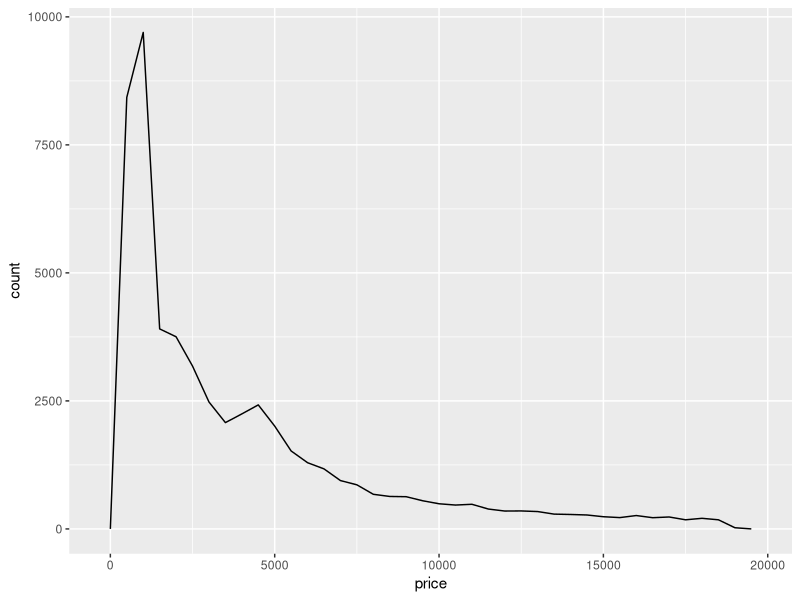
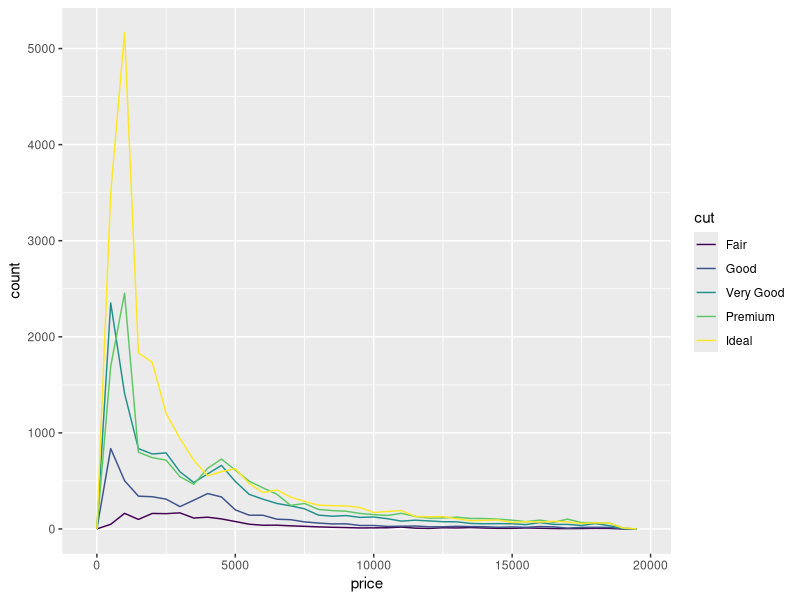
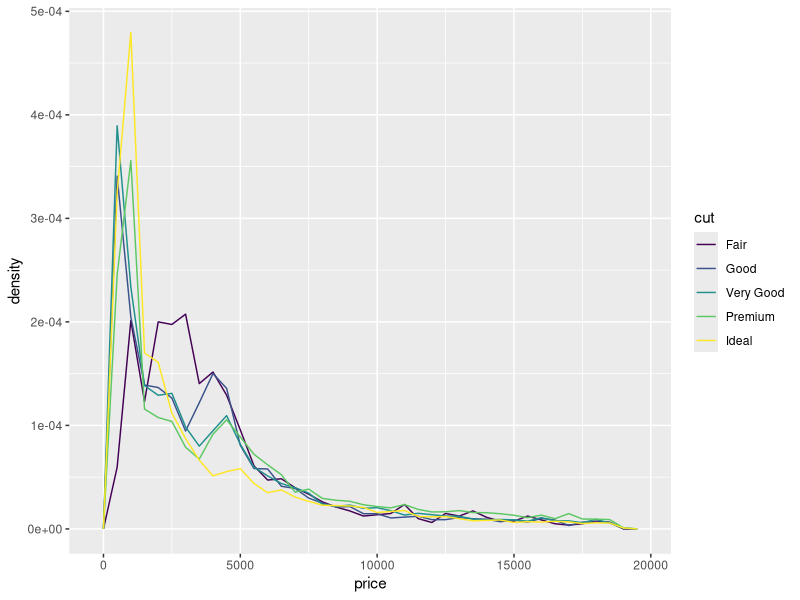
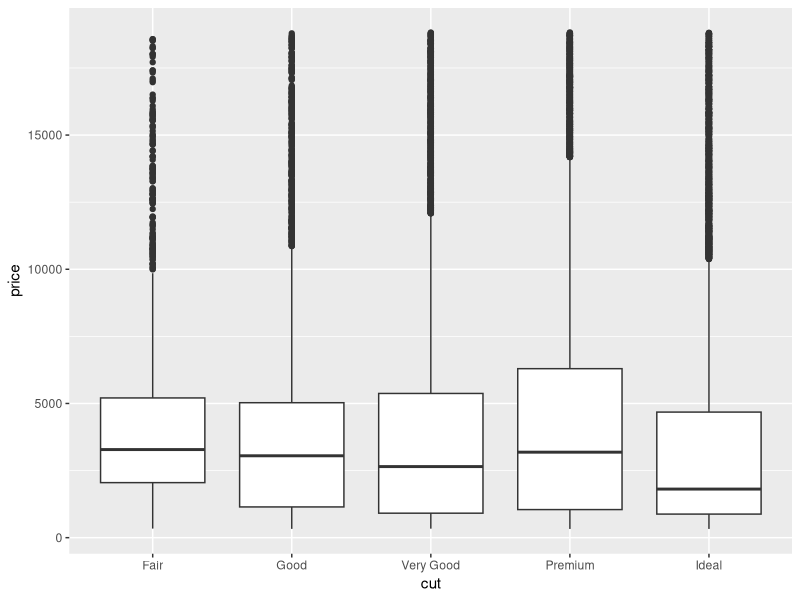
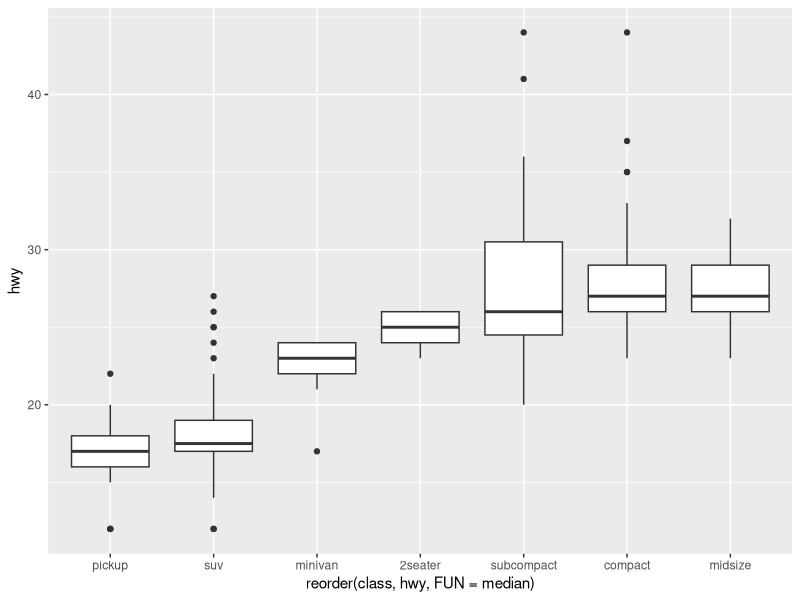
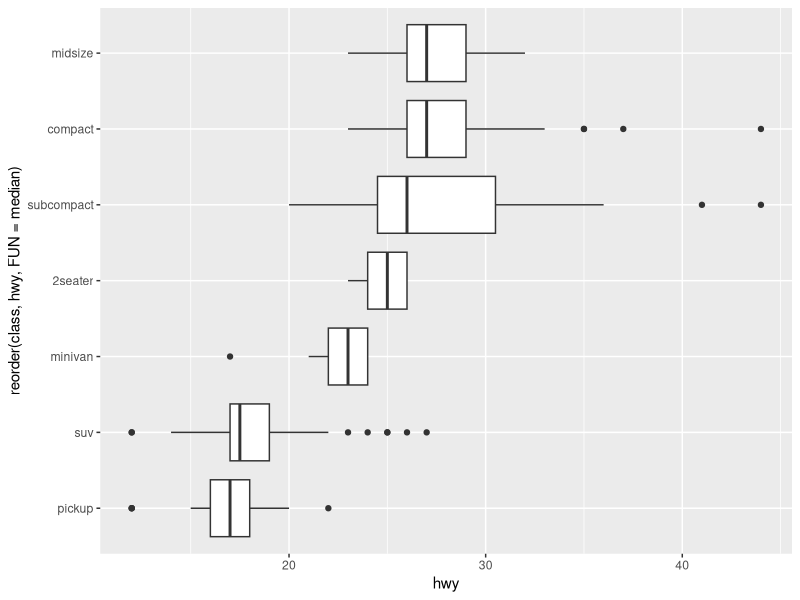
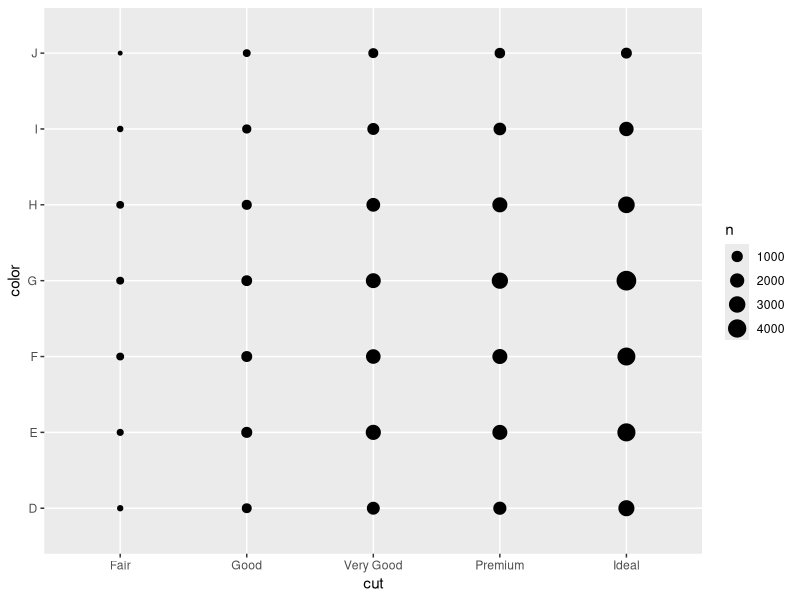
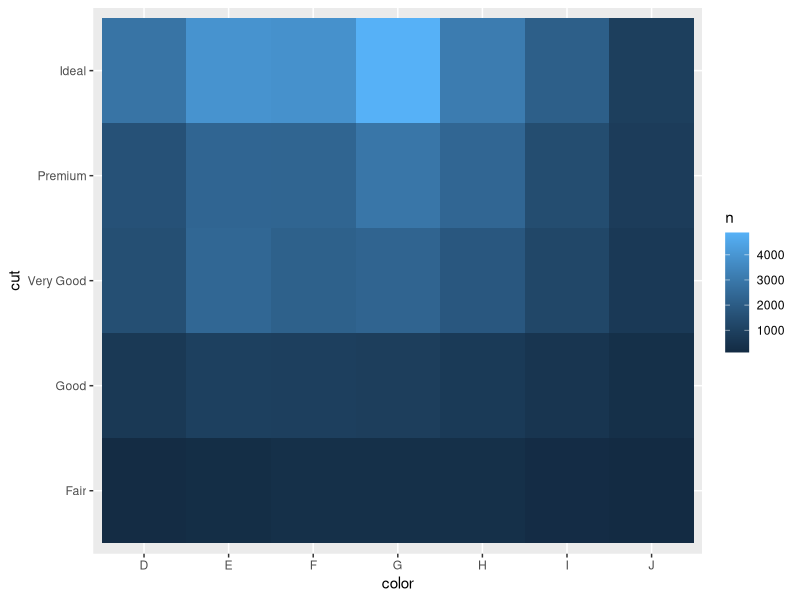

Generate these figures, in order, with R:
## ---- chunk 1
library(tidyverse)

ggplot(diamonds, aes(price))+
  geom_freqpoly(binwidth = 500)

ggplot(diamonds, aes(price))+
  geom_freqpoly(aes(color = cut), binwidth = 500)

# standardized count where the area under each frequency polygon is one

ggplot(diamonds, aes(x = price, y =  ..density..))+
  geom_freqpoly(aes(color = cut), binwidth = 500)

# boxplot

ggplot(diamonds, aes(cut, price))+
  geom_boxplot()


## ---- chunk 2
summary(mpg)

ggplot(mpg)+
  geom_boxplot(aes(x = reorder(class, hwy, FUN = median), y = hwy))

ggplot(mpg)+
  geom_boxplot(aes(x = reorder(class, hwy, FUN = median), y = hwy))+
  coord_flip()

## ---- chunk 3
ggplot(diamonds)+
  geom_count(aes(cut, color))

diamonds%>% 
  count(color, cut)

diamonds%>% 
  count(color, cut)%>%
  ggplot(aes(color, cut))+
  geom_tile(aes(fill=n))

#install.packages("seriation")


## ---- chunk 4
ggplot(diamonds)+
  geom_point(aes(carat, price))

# add transparency
ggplot(diamonds)+
  geom_point(aes(carat, price), alpha = 1/100)

# bin two variables
ggplot(diamonds)+
  geom_bin2d(aes(carat, price))

#install.packages("hexbin")
ggplot(diamonds)+
  geom_hex(aes(carat, price))

#bin one variable
ggplot(diamonds,aes(carat, price))+
  geom_boxplot(aes(group = cut_width(carat, 0.1)))

ggplot(diamonds,aes(carat, price))+
  geom_boxplot(aes(group = cut_width(carat, 0.5)))


